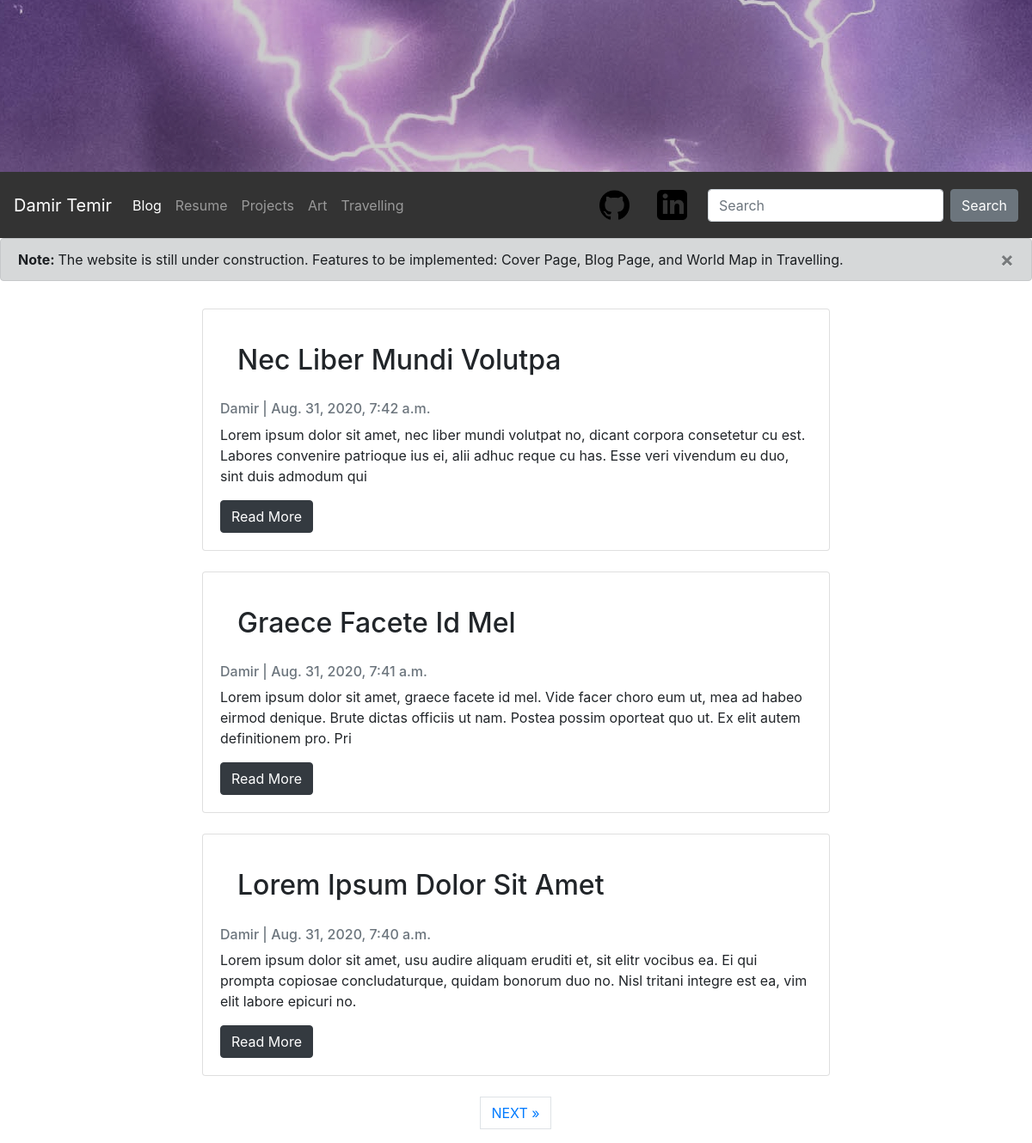
The page /blog/ on the database as committed earlier.
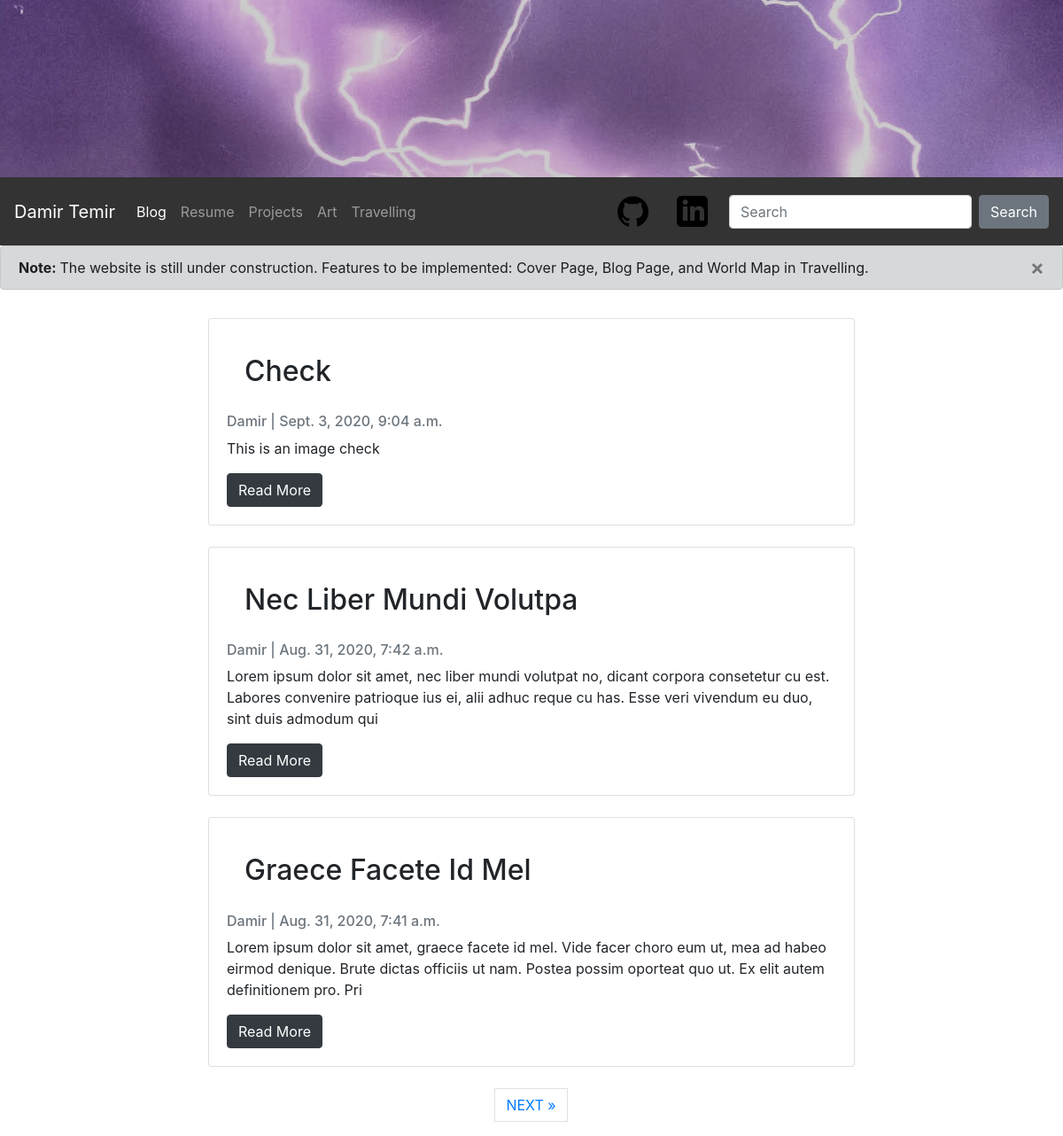
The same page on the database as committed later.
### blog/models.py (models this page shows, shortened)
class Post(models.Model):
    title = models.CharField(max_length=100, unique=True)
    header_image = models.ImageField(null=True, blank=True, upload_to="images/")
    slug = models.SlugField(max_length=100, unique=True)
    author = models.ForeignKey(User, on_delete=models.CASCADE, related_name='blog_posts')
    updated_on = models.DateTimeField(auto_now=True)
    content = models.TextField()
    created_on = models.DateTimeField(auto_now_add=True)
    status = models.IntegerField(choices=STATUS, default=0)
    class Meta:
        ordering = ['-created_on']

### blog/views.py (the view)
# urls.py: path('', views.PostList.as_view(), name='home'),
class PostList(ListView):
    queryset = Post.objects.filter(status=1).order_by('-created_on')
    template_name = 'blog/blog.html'
    context_object_name = 'post_list'
    paginate_by = 3

### blog/templates/blog/blog.html (shortened to what this page needs)
{% extends 'blog/nav.html' %}
{% load static %}
{% block content %}
    <body>
        <main>
            <div class="alert alert-dark alert-dismissible fade show" role="alert">
                <strong>Note: </strong>The website is still under construction.
                Features to be implemented: Cover Page, Blog Page, and World Map in Travelling.
                <form onsubmit="alert_visible(); return false;">
                    <button type="submit" class="close" aria-label="Close" data-dismiss="alert"><span aria-hidden="true">&times;</span></button>
                </form>
            </div>
            <div class="container align-items-center">
                <div class="row">
                {% if post_list %}
                    <div class="col-md-8 mt-3 mx-auto">
                        {% for post in post_list %}
                        <div class="card mb-4">
                        <div class="card-body">
                            <h2 class="card-body">{{ post.title }}</h2>
                            <p class="card-text text-muted h6">{{ post.author }} | {{ post.created_on }}</p>
                            <p class="card-text">{{ post.content|slice:":200" }}</p>
                            <a href="{% url 'blog:post_detail' post.slug %}" class="btn btn-dark">Read More</a>
                        </div>
                        </div>
                        {% endfor %}
                    </div>
                {% else %}
                    <p>No posts are available yet</p>
                {% endif %}
                </div>
            </div>
            {% if is_paginated %}
              <ul class="pagination justify-content-center">
                {% if page_obj.has_next %}
                <li><a href="?page={{ page_obj.next_page_number }}" class="page-link"> NEXT &raquo;</a></li>
                {% endif %}
              </ul>
            {% endif %}
        </main>
    </body>
{% endblock content %}

Rows that differ between the two databases and show on the page:
no longer on this page (row unchanged): Post: title "Lorem Ipsum Dolor Sit Amet", author "Damir", created_on "Aug. 31, 2020, 7:40 a.m.", content "Lorem ipsum dolor sit amet, usu audire aliquam eruditi et, sit elitr vocibus ea. Ei qui prompta copiosae concludaturque, quidam bonorum duo no. Nisl tritani integre est ea, vim elit labore epicuri no."
added Post: title "Check", author "Damir", created_on "Sept. 3, 2020, 9:04 a.m.", content "This is an image check"
